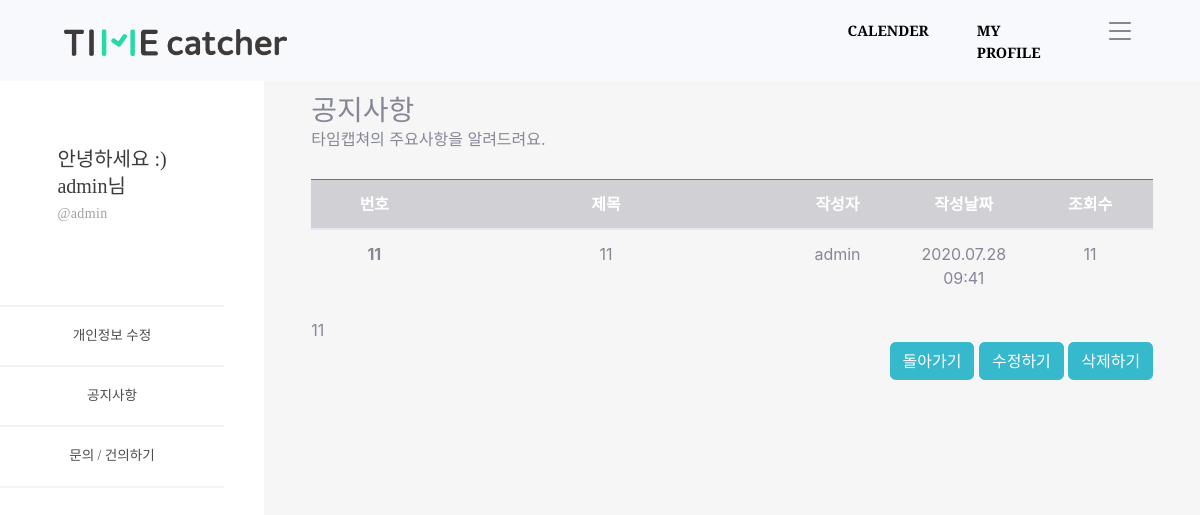
Screenshot of /timeApp/notices_detail/11 (signed in) with the database file from the repository.
### timeUser/models.py (models this page shows, shortened)
class Profile(models.Model):
    class Meta:
        verbose_name = 'Profile'
        verbose_name_plural = 'Profile'
    objects = models.Manager()
    user = models.OneToOneField(User, on_delete=models.CASCADE)
    nick = models.CharField(verbose_name='NickName', max_length=50, null=True, blank=True)
    birth_date = models.DateTimeField(null=True, blank=True)
    plan = models.IntegerField(default=0, null=True, blank=True)

### timeApp/models.py (models this page shows, shortened)
class Notices(models.Model):
    objects = models.Manager()
    n_user = models.ForeignKey(User, on_delete = models.CASCADE, null = True)
    n_title = models.CharField(max_length=100)
    n_body = models.TextField()
    n_hit = models.PositiveIntegerField(default=0)
    n_input_date = models.DateTimeField('date published', default=timezone.now)
    @property
    def update_counter(self):
        self.n_hit = self.n_hit + 1
        self.save()

### timeApp/views.py (the view)
# urls.py: path('notices_detail/<int:notice_id>', views.notices_detail, name='notices_detail'),
def notices_detail(request, notice_id):
    notices = get_object_or_404(Notices, pk=notice_id)
    conn_user = request.user
    conn_profile = Profile.objects.get(user=conn_user)
    context = {
        'id' : conn_user.username,
        'nick' : conn_profile.nick,
        'notices' : notices,
    }
    return render(request, 'notices_detail.html', context=context)

### timeApp/templates/notices_detail.html (shortened to what this page needs)
{% extends 'base_side.html' %}
{% load static %}
{% block content_side %}
<div id="content-wrapper" style="background-color: #f6f6f6;" class="d-flex justify-content-center">
  <div class="cantrion" style="margin-top: 10%; width: 90%;">
    <h3 class="mb-0">공지사항</h3>
    <div class="mb-1 text-muted">타임캡쳐의 주요사항을 알려드려요.</div>
    <br>
    <table class="table table-hover">
      <thead>
        <colgroup>
          <col style="width: 15%;">
          <col style="width: 40%;">
          <col style="width: 15%;">
          <col style="width: 15%;">
          <col style="width: 15%;">
        </colgroup>
        <tr class="text-center table-dark">
          <th scope="col">번호</th>
          <th scope="col">제목</th>
          <th scope="col">작성자</th>
          <th scope="col">작성날짜</th>
          <th scope="col">조회수</th>
        </tr>
      </thead>
      <tbody>
        <tr class="text-center">
          <th scope="row">{{ notices.id }}</th>
          <td>{{ notices.n_title }}</td>
          <td>{{ notices.n_user }}</td>
          <td>{{ notices.n_input_date | date:"Y.m.d h:i" }}</td>
          <td>{{ notices.n_hit }}</td>
        </tr>
      </tbody>
    </table>
    <a>{{ notices.n_body }}</a>
    <div class="d-flex justify-content-end">
      <a href="{% url 'notices' %}" class="btn btn-info">돌아가기</a>&nbsp
      <a href="{% url 'notices_update' notices.id %}" class="btn btn-info">수정하기</a>&nbsp
      <a href="{% url 'notices_delete' notices.id %}" class="btn btn-info">삭제하기</a>
    </div>
  </div>
</div>
{% endblock %}

### timeProject/templates/base_side.html
{% extends 'base.html' %}
{% load static %}
{% block content %}
<div id="wrapper">
  <ul class="navbar-nav sidebar sidebar-dark accordion" id="accordionSidebar">
    <li class="nav-item active d-flex justify-content-center" style="margin-top: 65%; margin-bottom: 35%;">
      <div class="text-left">
        <a
          style="font-family: SDGtNeobUni-gEb; font-size: 20px; font-weight: normal; font-stretch: normal; font-style: normal; line-height: 1.35; letter-spacing: normal; text-align: left; color: #3e3a39;">안녕하세요
          :)</a>
        <br>
        <a
          style="font-family: SDGtNeobUni-gEb; font-size: 20px; font-weight: normal; font-stretch: normal; font-style: normal; line-height: 1.35; letter-spacing: normal; text-align: left; color: #3e3a39;">{{ nick }}님</a>
        <br>
        <a
          style=" font-family: SDGtNeobUni-bLt; font-size: 14px; font-weight: normal; font-stretch: normal; font-style: normal; line-height: 1.93; letter-spacing: normal; text-align: left; color: #a0a0a0; letter-spacing: 0.38px;">@{{ nick }}</a>
      </div>
    </li>
    <a>
      <hr style="border: solid 1px #f3f3f3;" class="mb-0 mt-0"></a>
    <li class="nav-item active">
      <a class="nav-link" href="{% url 'profile_update' %}" style="font-family: SDGtNeobUni-bLt;
              font-size: 14px;
              font-weight: normal;
              font-stretch: normal;
              font-style: normal;
              line-height: 1.93;
              letter-spacing: normal;
              text-align: left;
              color: #4c4c4c;">
        <span class="d-flex align-items-center justify-content-center">개인정보 수정</span></a>
    </li>
    <a>
      <hr style="border: solid 1px #f3f3f3;" class="mb-0 mt-0"></a>
    <li class="nav-item active">
      <a class="nav-link" href="{% url 'notices' %}" style="font-family: SDGtNeobUni-bLt;
              font-size: 14px;
              font-weight: normal;
              font-stretch: normal;
              font-style: normal;
              line-height: 1.93;
              letter-spacing: normal;
              text-align: left;
              color: #4c4c4c;">
        <span class="d-flex align-items-center justify-content-center">공지사항</span></a>
    </li>
    <a>
      <hr style="border: solid 1px #f3f3f3;" class="mb-0 mt-0"></a>
    <li class="nav-item active">
      <a class="nav-link" href="{% url 'customer' %}" style="font-family: SDGtNeobUni-bLt;
              font-size: 14px;
              font-weight: normal;
              font-stretch: normal;
              font-style: normal;
              line-height: 1.93;
              letter-spacing: normal;
              text-align: left;
              color: #4c4c4c;">
        <span class="d-flex align-items-center justify-content-center">문의 / 건의하기</span></a>
    </li>
    <a>
      <hr style="border: solid 1px #f3f3f3;" class="mb-0 mt-0"></a>
  </ul>
  {% block content_side %}
  {% endblock %}
</div>
{% endblock %}

### rows the page displays
Profile: nick "admin"
Notices: id "11", n_title "11", n_user "admin", n_input_date "2020.07.28 09:41", n_hit "11", n_body "11"
